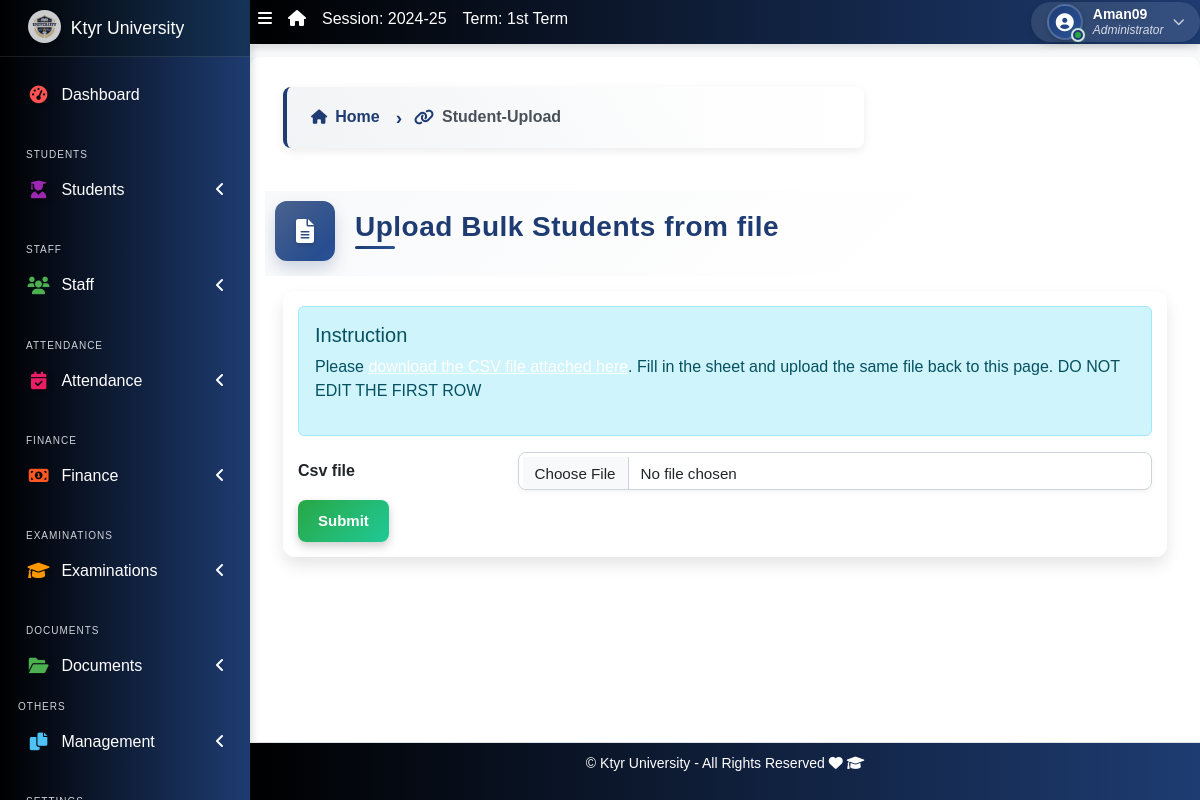
Screenshot of /student/upload/ (signed in) with the database file from the repository.
### apps/corecode/models.py (models this page shows, shortened)
class AcademicSession(models.Model):
    name = models.CharField(max_length=200, unique=True)
    current = models.BooleanField(default=True)
    class Meta:
        ordering = ["-name"]

class AcademicTerm(models.Model):
    name = models.CharField(max_length=20, unique=True)
    current = models.BooleanField(default=True)
    class Meta:
        ordering = ["name"]

class CollegeProfile(models.Model):
    college_name = models.CharField(max_length=255)
    college_address = models.TextField()
    college_email = models.EmailField()
    college_phone = models.CharField(max_length=15)
    college_logo = models.ImageField(upload_to='college_logos/', blank=True, null=True)
    established_year = models.PositiveIntegerField()
    principal_name = models.CharField(max_length=255)
    college_type = models.CharField(max_length=50, choices=[
        ('Government', 'Government'),
        ('Private', 'Private'),
        ('Semi-Government', 'Semi-Government'),
    ])
    admin_email = models.EmailField()
    admin_contact = models.CharField(max_length=15)
    facebook_link = models.URLField(blank=True, null=True)
    twitter_link = models.URLField(blank=True, null=True)
    linkedin_link = models.URLField(blank=True, null=True)

### apps/students/views.py (the view)
# urls.py: path("upload/", StudentBulkUploadView.as_view(), name="student-upload"),
class StudentBulkUploadView(LoginRequiredMixin, SuccessMessageMixin, CreateView):
    model = StudentBulkUpload
    template_name = "students/students_upload.html"
    fields = ["csv_file"]
    success_url = "/student/list"
    success_message = "Successfully uploaded students"

### apps/corecode/context_processors.py (called while the page is built)
def site_defaults(request):
    current_session = AcademicSession.objects.get(current=True)
    current_term = AcademicTerm.objects.get(current=True)
    vals = SiteConfig.objects.all()
    contexts = {
        "current_session": current_session.name,
        "current_term": current_term.name,
    }
    for val in vals:
        contexts[val.key] = val.value
    return contexts

def global_college_profile(request):
    try:
        profile = CollegeProfileModel.objects.first()
    except CollegeProfileModel.DoesNotExist:
        profile = None
    return {'profile': profile}

### apps/students/templates/students/students_upload.html (shortened to what this page needs)
{% extends 'base.html' %}
{% block title %}
  Upload Bulk Students from file
{% endblock title %}
{% block content %}
  <div class="col alert alert-info">
    <h5>Instruction</h5>
    <p>Please <a href="{% url 'download-csv' %}">download the CSV file attached here</a>. Fill in the sheet and upload the same file back to this page. DO NOT EDIT THE FIRST ROW</p>
  </div>
  <form method="POST" enctype="multipart/form-data">
    {% include 'corecode/form_snippet.html' %}
    <input type="submit" class="btn btn-success" value="Submit">
  </form>
{% endblock content %}

### templates/base.html (shortened to what this page needs)
{% load static %}
<!DOCTYPE html>
<html lang="en">
<head>
  <link rel="stylesheet" href="{% static 'dist/css/preload.css' %}">
  <link rel="stylesheet" href="{% static 'plugins/fontawesome-free/css/all.min.css' %}">
  <link rel="stylesheet" href="{% static 'plugins/toastr/toastr.min.css' %}">
<link rel="stylesheet" href="https://cdn.jsdelivr.net/npm/bootstrap-icons/font/bootstrap-icons.css">
    <link rel="stylesheet" href="https://cdnjs.cloudflare.com/ajax/libs/font-awesome/6.5.0/css/all.min.css">
  <link rel="stylesheet"
    href="{% static 'plugins/overlayScrollbars/css/OverlayScrollbars.min.css' %}">
  <link rel="stylesheet" href="{% static 'plugins/Datatables/datatables.min.css' %}" />
  <link rel="stylesheet" href="{% static 'dist/css/adminlte.min.css' %}">
  <link rel="stylesheet" href="https://cdnjs.cloudflare.com/ajax/libs/font-awesome/6.0.0-beta3/css/all.min.css">
  <link rel="stylesheet" href="https://cdn.jsdelivr.net/npm/bootstrap@5.3.0/dist/css/bootstrap.min.css">
  <link rel="stylesheet" href="{% static 'dist/css/style.css' %}">
  <link rel="stylesheet" href="{% static 'dist/css/sidebar-fix.css' %}">
</head>
<body class="hold-transition sidebar-mini layout-fixed layout-navbar-fixed layout-footer-fixed">
  <div class="wrapper">
    <nav class="main-header navbar navbar-expand navbar-dark">
      <ul class="navbar-nav">
        <li class="nav-item">
          <a class="nav-link" data-widget="pushmenu" href="#" role="button"><i
              class="fas fa-bars"></i></a>
        </li>
        <li class="nav-item d-none d-sm-inline-block">
          <a href="{% url 'home' %} " class="nav-link"><i class="fa fa-home"></i></a>
        </li>
        <li class="nav-item d-none d-sm-inline-block">
          <a href="{% url 'current-session' %}" class="nav-link">Session: {{ current_session }}</a>
        </li>
        <li class="nav-item d-none d-sm-inline-block">
          <a href="{% url 'current-session' %}" class="nav-link">Term: {{ current_term }}</a>
        </li>
      </ul>
      <ul class="navbar-nav ml-auto">
        <li class="nav-item dropdown user-menu position-static position-md-relative">
          <a class="nav-link dropdown-toggle user-dropdown-toggle" href="#" role="button" data-bs-toggle="dropdown" aria-expanded="false" id="userDropdown">
            <div class="user-avatar-container">
              <div class="user-avatar">
                <i class="fas fa-user-circle"></i>
              </div>
              <span class="user-status-indicator online" title="Online"></span>
            </div>
            <div class="user-info d-none d-md-inline-block">
              <span class="user-name">{{ request.user.username }}</span>
              <span class="user-role">{% if request.user.is_superuser %}Administrator{% else %}Staff{% endif %}</span>
            </div>
            <i class="fas fa-chevron-down user-dropdown-icon d-none d-md-inline-block"></i>
          </a>
        </li>
      </ul>
    </nav>
    <aside class="main-sidebar sidebar-dark-primary">
      <a href="{% url 'home' %}" class="brand-link d-flex align-items-center">
        {% if profile.college_logo %}
        <img src="{{ profile.college_logo.url }}" alt="College Logo" class="brand-image img-circle elevation-3" style="opacity: .8; margin-right: 10px; max-height: 33px;">
        {% else %}
        <i class="fas fa-graduation-cap brand-image img-circle elevation-3" style="opacity: .8; margin-right: 10px; background-color: #fff; color: #1E3C72; padding: 5px; font-size: 16px;"></i>
        {% endif %}
        <span class="brand-text font-weight-light">{{ profile.college_name | default:"MySchool" }}</span>
      </a>
<div class="sidebar">
  <nav class="mt-2">
      <ul class="nav nav-pills nav-sidebar flex-column" data-widget="treeview" role="menu" data-accordion="false">
          <li class="nav-item">
              <a href="{% url 'home' %}" class="nav-link {% if request.resolver_match.url_name == 'home' %}active{% endif %}">
                  <i class="nav-icon fas fa-tachometer-alt" style="color: #ff5733; text-shadow: 2px 2px 5px rgba(0, 0, 0, 0.3);"></i>
                  <p>Dashboard</p>
              </a>
          </li>
          <li class="nav-header">Students</li>
          <li class="nav-item has-treeview  {% if request.resolver_match.url_name in 'student-list student-create student-create-udise student-update-udise student-details' %}menu-open{% endif %}">
              <a href="#" class="nav-link  " >
                  <i class="nav-icon fas fa-user-graduate" style="color: #3399ff; text-shadow: 2px 2px 5px rgba(0, 0, 0, 0.3);"></i>
                  <p>Students<i class="fas fa-angle-left right"></i></p>
              </a>
          </li>
          <li class="nav-header">Staff</li>
          <li class="nav-item has-treeview  {% if request.resolver_match.url_name in 'staff-list non-teaching-staffs-list' %}menu-open{% endif %}">
              <a href="#" class="nav-link">
                  <i class="nav-icon fas fa-users" style="color: #9933ff;"></i>
                  <p>Staff<i class="fas fa-angle-left right"></i></p>
              </a>
          </li>
          <li class="nav-header">Attendance</li>
            <li class="nav-item has-treeview {% if request.resolver_match.url_name in 'attendance_list holiday_list' %}menu-open{% endif %}">
                <a href="#" class="nav-link">
                    <i class="nav-icon fas fa-calendar-check" style="color: #ffcc00; text-shadow: 2px 2px 5px rgba(0, 0, 0, 0.3);"></i>
                    <p>Attendance<i class="fas fa-angle-left right"></i></p>
                </a>
            </li>
          <li class="nav-header">Finance</li>
          <li class="nav-item has-treeview {% if request.resolver_match.url_name in 'invoice-list' %}menu-open{% endif %}">
              <a href="#" class="nav-link">
                  <i class="nav-icon fas fa-money-bill-alt" style="color: #66ccff;"></i>
                  <p>
                      Finance
                      <i class="fas fa-angle-left right"></i>
                  </p>
              </a>
          </li>
          <li class="nav-header">Examinations</li>
          <li class="nav-item has-treeview {% if 'exams' in request.path %}menu-open{% endif %}">
              <a href="{% url 'exams:dashboard' %}" class="nav-link {% if 'exams' in request.path %}active{% endif %}">
                  <i class="nav-icon fas fa-graduation-cap" style="color: #ff9900; text-shadow: 2px 2px 5px rgba(0, 0, 0, 0.3);"></i>
                  <p>
                      Examinations
                      <i class="fas fa-angle-left right"></i>
                  </p>
              </a>
          </li>
          <li class="nav-header">Documents</li>
          <li class="nav-item has-treeview {% if 'documents' in request.path %}menu-open{% endif %}">
              <a href="{% url 'documents:dashboard' %}" class="nav-link {% if 'documents' in request.path %}active{% endif %}">
                  <i class="nav-icon fas fa-folder-open" style="color: #9933ff; text-shadow: 2px 2px 5px rgba(0, 0, 0, 0.3);"></i>
                  <p>Documents<i class="fas fa-angle-left right"></i></p>
              </a>
          </li>
          <ul class="nav nav-pills nav-sidebar flex-column" data-widget="treeview" role="menu" data-accordion="false">
            <li class="nav-header">Others</li>
              <li class="nav-item has-treeview  {% if request.resolver_match.url_name in 'sessions classes subjects fee_settings terms  ' %}menu-open{% endif %}">
                <a href="#" class="nav-link">
                    <i class="nav-icon fas fa-copy" style="color: #ff6600;"></i>
                    <p>
                        Management
                        <i class="fas fa-angle-left right"></i>
                    </p>
                </a>
            </li>
        </ul>
          <li class="nav-header">Settings</li>
      </ul>
  </nav>
</div>
    </aside>
    <div class="content-wrapper">
      <section class="content-header">
        <div class="container-fluid">
          <div class="row mb-1">
            <div class="col-sm-8">
              {% block breadcrumb-left %}
              <div class="breadcrumb-container">
                <nav aria-label="breadcrumb">
                  <ol class="breadcrumb breadcrumb-chevron">
                    <li class="breadcrumb-item">
                      <a href="{% url 'home' %}" class="text-decoration-none fw-bold">
                        <i class="fas fa-home"></i> Home
                      </a>
                    </li>
                    {% if request.resolver_match.url_name != 'home' %}
                      <li class="breadcrumb-item active" aria-current="page">
                        <i class="fas fa-link"></i> {{ request.resolver_match.url_name|title }}
                      </li>
                    {% endif %}
                  </ol>
                </nav>
              </div>
              {% endblock breadcrumb-left %}
            </div>
            <div class="col-sm-4">
            </div>
          </div>
        </div>
      </section>
      <div class="page-title-section">
        <div class="container-fluid">
          <div class="row align-items-center">
            <div class="col-md-8">
              <div class="page-title-container">
                <div class="page-title-icon">
                  <i class="{% block title-icon %}fas fa-file-alt{% endblock title-icon %}"></i>
                </div>
                <div class="page-title-content">
                  <h1 class="page-title">{% block title %}{% endblock title %}</h1>
                </div>
              </div>
            </div>
          </div>
        </div>
      </div>
      <section class="content">
        <div class="container-fluid">
          <div class="row">
            <div class="col-md-12">
              {% block fullcard %}
              <div class="card">
                <div class="card-body">
                  <div class="row">
                    <div class="col">
                      {% block content %}
                      {% endblock content %}
                    </div>
                  </div>
                </div>
              </div>
              {% endblock fullcard %}
            </div>
          </div>
        </div>
      </section>
    </div>
    <footer class="main-footer">
      <p>&copy; {{ profile.college_name | default:"MySchool" }} - All Rights Reserved
      <i class="fas fa-heart"></i>
      <i class="fas fa-graduation-cap"></i></p>
    </footer>
  </div>
</body>
</html>

### templates/base.html (style rules this page uses)
body { visibility: hidden; font-family: 'Poppins', sans-serif !important; background-color: #f8f9fa !important; margin: 0 !important; padding: 0 !important; height: 100% !important; overflow-x: hidden !important; }
.navbar { background: linear-gradient(90deg, black, #1E3C72) !important; color: white !important; }
.sidebar, .main-sidebar { background: linear-gradient(90deg, black, #1E3C72) !important; color: white !important; }

### rows the page displays
AcademicSession: name "2024-25"
AcademicTerm: name "1st Term"
CollegeProfile: college_logo (picture), college_name "Ktyr University"

### other values shown
{{ request.user.username }} "Aman09"
{{ request.resolver_match.url_name|title }} "Student-Upload"
{{ field.label }} "Csv file"
